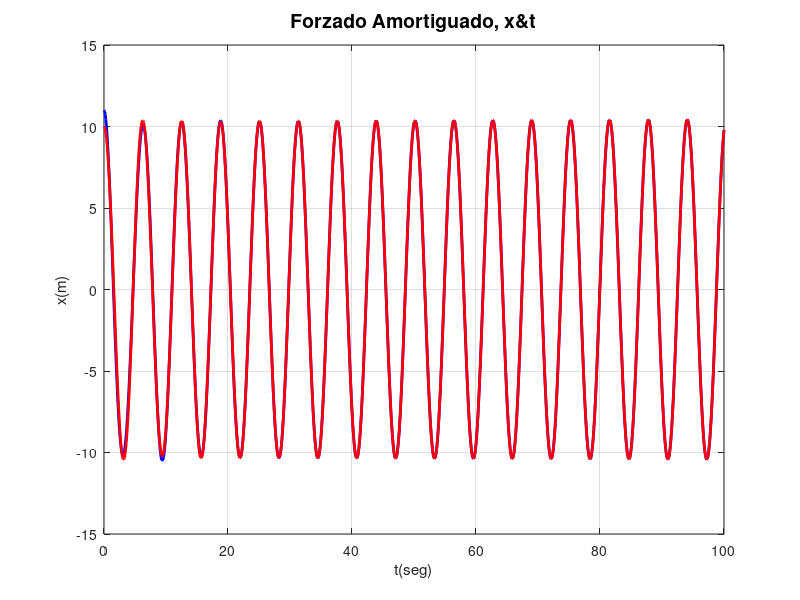
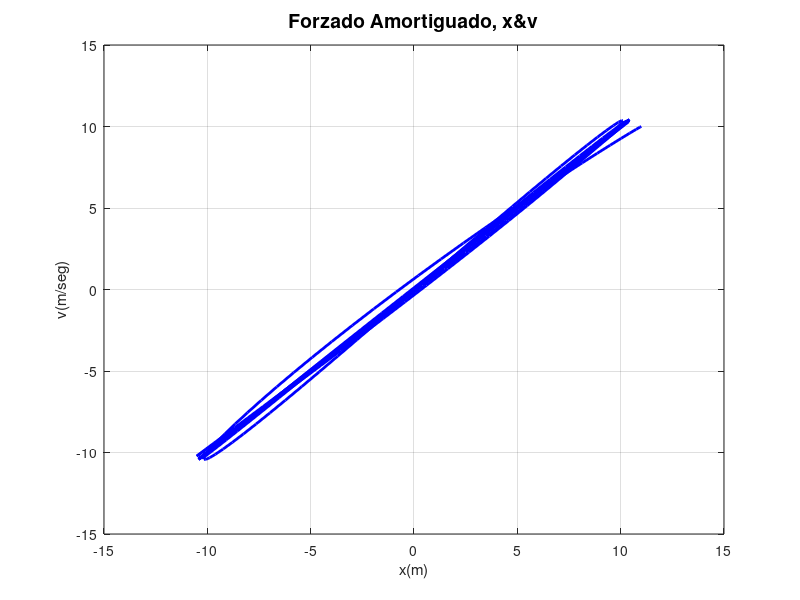
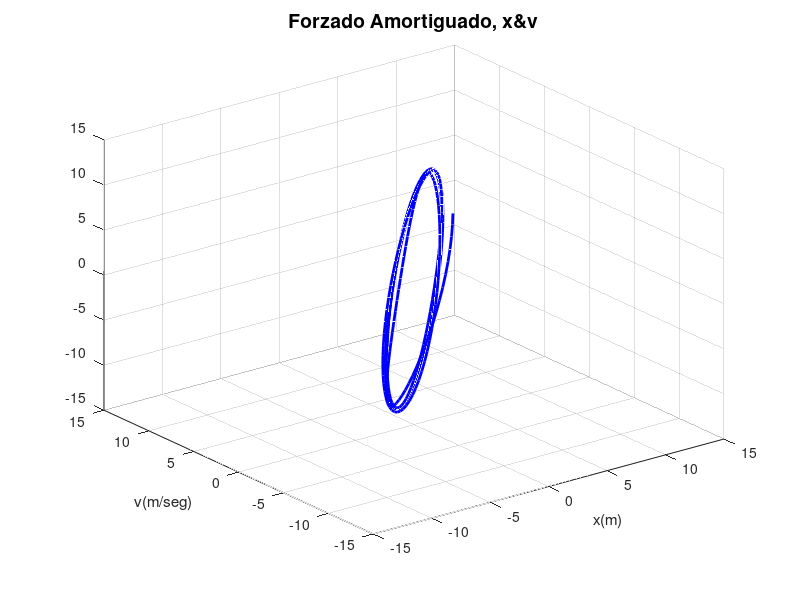

MATLAB code to generate these figures, in order:
clear all; close all; 
t0 = 0.0; tf = 100; N = 1000; k1 = 0.9; k2 = 2.1; k3 = 1.1; m1 = 0.9; m2 = 1.1;
dt = (tf-t0)/N; t(1) = t0; x1(1) = 11; x2(1) = 10; v1(1) = 0; v2(1) = 0;
%%%%%%%%%%%%%%%%%%%%%%%%%%%%%%%%%%%%%%%%%%%%%%%%  %%%%%%%%%%%%%%%%%%%%%%%%%%%%%%%%%%%%%%%%%%%%%%%%
fv1 = @(t,x1,x2,v1,v2) v1;
fa1 = @(t,x1,x2,v1,v2) -(k1/m1)*x1 + (k2/m1)*(x2-x1);
fv2 = @(t,x1,x2,v1,v2) v2;
fa2 = @(t,x1,x2,v1,v2) -(k3/m2)*x2 - (k2/m2)*(x2-x1);
for n=1:N
  t(n+1) = t(n)+dt;
  v1new = v1(n) + dt*fa1(t(n),x1(n),x2(n),v1(n),v2(n));
  x1new = x1(n) + dt*fv1(t(n),x1(n),x2(n),v1(n),v2(n));
  v2new = v2(n) + dt*fa2(t(n),x1(n),x2(n),v1(n),v2(n));
  x2new = x1(n) + dt*fv2(t(n),x1(n),x2(n),v1(n),v2(n));
  v1(n+1) = v1(n) + (dt/2)*(fa1(t(n),x1(n),x2(n),v1(n),v2(n))+fa1(t(n+1),x1new,x2new,v1new,v2new));
  x1(n+1) = x1(n) + (dt/2)*(fv1(t(n),x1(n),x2(n),v1(n),v2(n))+fv1(t(n+1),x1new,x2new,v1new,v2new));
  v2(n+1) = v2(n) + (dt/2)*(fa2(t(n),x1(n),x2(n),v1(n),v2(n))+fa2(t(n+1),x1new,x2new,v1new,v2new));
  x2(n+1) = x2(n) + (dt/2)*(fv2(t(n),x1(n),x2(n),v1(n),v2(n))+fv2(t(n+1),x1new,x2new,v1new,v2new));
end  
figure (1); clf; 
plot(t,x1,'b','linewidth',2,t,x2,'r','linewidth',2); grid on;
title('Forzado Amortiguado, x&t','fontsize',14); xlabel('t(seg)');ylabel('x(m)');
%figure (2); clf; 
%plot(t,v,'b','linewidth',2); grid on;
%title('Forzado Amortiguado, v&t','fontsize',14); xlabel('t(seg)');ylabel('v(m/seg)');
figure (2); clf; 
plot(x1,x2,'b','linewidth',2); grid on;
title('Forzado Amortiguado, x&v','fontsize',14); xlabel('x(m)');ylabel('v(m/seg)');
figure (3); clf; 
plot3(x1,x2,v1,'b','linewidth',2); grid on;
title('Forzado Amortiguado, x&v','fontsize',14); xlabel('x(m)');ylabel('v(m/seg)');
